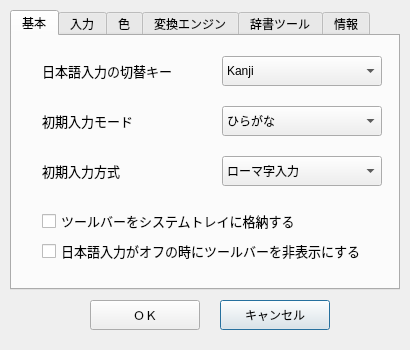
<ui version="4.0" >
 <class>PropertyDialog</class>
 <widget class="QDialog" name="PropertyDialog" >
  <property name="geometry" >
   <rect>
    <x>0</x>
    <y>0</y>
    <width>410</width>
    <height>350</height>
   </rect>
  </property>
  <property name="sizePolicy" >
   <sizepolicy>
    <hsizetype>0</hsizetype>
    <vsizetype>0</vsizetype>
    <horstretch>0</horstretch>
    <verstretch>0</verstretch>
   </sizepolicy>
  </property>
  <property name="minimumSize" >
   <size>
    <width>410</width>
    <height>350</height>
   </size>
  </property>
  <property name="windowTitle" >
   <string>Kimera Property</string>
  </property>
  <widget class="QPushButton" name="_cancelbtn" >
   <property name="geometry" >
    <rect>
     <x>220</x>
     <y>300</y>
     <width>110</width>
     <height>30</height>
    </rect>
   </property>
   <property name="font" >
    <font>
     <pointsize>9</pointsize>
    </font>
   </property>
   <property name="text" >
    <string>キャンセル</string>
   </property>
  </widget>
  <widget class="QPushButton" name="_okbtn" >
   <property name="geometry" >
    <rect>
     <x>90</x>
     <y>300</y>
     <width>110</width>
     <height>30</height>
    </rect>
   </property>
   <property name="font" >
    <font>
     <pointsize>9</pointsize>
    </font>
   </property>
   <property name="text" >
    <string>ＯＫ</string>
   </property>
   <property name="shortcut" >
    <string/>
   </property>
  </widget>
  <widget class="QTabWidget" name="_tabwdg" >
   <property name="geometry" >
    <rect>
     <x>10</x>
     <y>10</y>
     <width>390</width>
     <height>280</height>
    </rect>
   </property>
   <property name="font" >
    <font>
     <pointsize>9</pointsize>
    </font>
   </property>
   <property name="currentIndex" >
    <number>0</number>
   </property>
   <widget class="QWidget" name="_tab1" >
    <attribute name="title" >
     <string>基本</string>
    </attribute>
    <widget class="QComboBox" name="_cmbstartkey" >
     <property name="geometry" >
      <rect>
       <x>210</x>
       <y>20</y>
       <width>160</width>
       <height>30</height>
      </rect>
     </property>
     <item>
      <property name="text" >
       <string>Kanji</string>
      </property>
     </item>
     <item>
      <property name="text" >
       <string>Zenkaku_Hankaku</string>
      </property>
     </item>
     <item>
      <property name="text" >
       <string>Shift+Space</string>
      </property>
     </item>
     <item>
      <property name="text" >
       <string>Ctrl+Space</string>
      </property>
     </item>
     <item>
      <property name="text" >
       <string>Ctrl+\</string>
      </property>
     </item>
    </widget>
    <widget class="QLabel" name="_lblstartkey" >
     <property name="geometry" >
      <rect>
       <x>30</x>
       <y>20</y>
       <width>170</width>
       <height>30</height>
      </rect>
     </property>
     <property name="font" >
      <font>
       <pointsize>10</pointsize>
      </font>
     </property>
     <property name="frameShape" >
      <enum>QFrame::NoFrame</enum>
     </property>
     <property name="frameShadow" >
      <enum>QFrame::Plain</enum>
     </property>
     <property name="text" >
      <string>日本語入力の切替キー</string>
     </property>
     <property name="wordWrap" >
      <bool>false</bool>
     </property>
    </widget>
    <widget class="QComboBox" name="_cmbinputmode" >
     <property name="geometry" >
      <rect>
       <x>210</x>
       <y>70</y>
       <width>160</width>
       <height>30</height>
      </rect>
     </property>
     <item>
      <property name="text" >
       <string>ひらがな</string>
      </property>
     </item>
     <item>
      <property name="text" >
       <string>カタカナ</string>
      </property>
     </item>
     <item>
      <property name="text" >
       <string>半角カナ</string>
      </property>
     </item>
     <item>
      <property name="text" >
       <string>全角英数</string>
      </property>
     </item>
    </widget>
    <widget class="QLabel" name="_lblinputmode" >
     <property name="geometry" >
      <rect>
       <x>30</x>
       <y>70</y>
       <width>170</width>
       <height>30</height>
      </rect>
     </property>
     <property name="font" >
      <font>
       <pointsize>10</pointsize>
      </font>
     </property>
     <property name="frameShape" >
      <enum>QFrame::NoFrame</enum>
     </property>
     <property name="frameShadow" >
      <enum>QFrame::Plain</enum>
     </property>
     <property name="text" >
      <string>初期入力モード</string>
     </property>
     <property name="wordWrap" >
      <bool>false</bool>
     </property>
    </widget>
    <widget class="QComboBox" name="_cmbinputstyle" >
     <property name="geometry" >
      <rect>
       <x>210</x>
       <y>120</y>
       <width>160</width>
       <height>30</height>
      </rect>
     </property>
     <item>
      <property name="text" >
       <string>ローマ字入力</string>
      </property>
     </item>
     <item>
      <property name="text" >
       <string>かな入力</string>
      </property>
     </item>
    </widget>
    <widget class="QLabel" name="_lblinputstyle" >
     <property name="geometry" >
      <rect>
       <x>30</x>
       <y>120</y>
       <width>170</width>
       <height>30</height>
      </rect>
     </property>
     <property name="font" >
      <font>
       <pointsize>10</pointsize>
      </font>
     </property>
     <property name="text" >
      <string>初期入力方式</string>
     </property>
     <property name="wordWrap" >
      <bool>false</bool>
     </property>
    </widget>
    <widget class="QCheckBox" name="_chktrayicon" >
     <property name="geometry" >
      <rect>
       <x>30</x>
       <y>170</y>
       <width>340</width>
       <height>30</height>
      </rect>
     </property>
     <property name="font" >
      <font>
       <pointsize>10</pointsize>
      </font>
     </property>
     <property name="text" >
      <string>ツールバーをシステムトレイに格納する</string>
     </property>
     <property name="shortcut" >
      <string/>
     </property>
    </widget>
    <widget class="QCheckBox" name="_chkdispbar" >
     <property name="geometry" >
      <rect>
       <x>30</x>
       <y>200</y>
       <width>340</width>
       <height>30</height>
      </rect>
     </property>
     <property name="font" >
      <font>
       <pointsize>10</pointsize>
      </font>
     </property>
     <property name="text" >
      <string>日本語入力がオフの時にツールバーを非表示にする</string>
     </property>
     <property name="shortcut" >
      <string/>
     </property>
    </widget>
   </widget>
   <widget class="QWidget" name="_tab2" >
    <attribute name="title" >
     <string>入力</string>
    </attribute>
    <widget class="QComboBox" name="_cmbsymbol" >
     <property name="geometry" >
      <rect>
       <x>290</x>
       <y>110</y>
       <width>70</width>
       <height>30</height>
      </rect>
     </property>
     <property name="font" >
      <font>
       <pointsize>12</pointsize>
      </font>
     </property>
     <item>
      <property name="text" >
       <string>・</string>
      </property>
     </item>
     <item>
      <property name="text" >
       <string>／</string>
      </property>
     </item>
    </widget>
    <widget class="QComboBox" name="_cmbbracket" >
     <property name="geometry" >
      <rect>
       <x>290</x>
       <y>150</y>
       <width>70</width>
       <height>30</height>
      </rect>
     </property>
     <property name="font" >
      <font>
       <pointsize>12</pointsize>
      </font>
     </property>
     <item>
      <property name="text" >
       <string>「」</string>
      </property>
     </item>
     <item>
      <property name="text" >
       <string>［］</string>
      </property>
     </item>
    </widget>
    <widget class="QComboBox" name="_cmbkuten" >
     <property name="geometry" >
      <rect>
       <x>90</x>
       <y>150</y>
       <width>70</width>
       <height>30</height>
      </rect>
     </property>
     <property name="font" >
      <font>
       <pointsize>12</pointsize>
      </font>
     </property>
     <item>
      <property name="text" >
       <string>。</string>
      </property>
     </item>
     <item>
      <property name="text" >
       <string>．</string>
      </property>
     </item>
    </widget>
    <widget class="QComboBox" name="_cmbtouten" >
     <property name="geometry" >
      <rect>
       <x>90</x>
       <y>110</y>
       <width>70</width>
       <height>30</height>
      </rect>
     </property>
     <property name="font" >
      <font>
       <pointsize>12</pointsize>
      </font>
     </property>
     <item>
      <property name="text" >
       <string>、</string>
      </property>
     </item>
     <item>
      <property name="text" >
       <string>，</string>
      </property>
     </item>
    </widget>
    <widget class="QPushButton" name="_btnkeyassign" >
     <property name="geometry" >
      <rect>
       <x>220</x>
       <y>200</y>
       <width>140</width>
       <height>30</height>
      </rect>
     </property>
     <property name="text" >
      <string>キー設定を変更...</string>
     </property>
    </widget>
    <widget class="QComboBox" name="_cmbtenkey" >
     <property name="geometry" >
      <rect>
       <x>220</x>
       <y>60</y>
       <width>140</width>
       <height>30</height>
      </rect>
     </property>
     <item>
      <property name="text" >
       <string>入力モードに従う</string>
      </property>
     </item>
     <item>
      <property name="text" >
       <string>半角</string>
      </property>
     </item>
     <item>
      <property name="text" >
       <string>全角</string>
      </property>
     </item>
    </widget>
    <widget class="QLabel" name="_lbltenkey" >
     <property name="geometry" >
      <rect>
       <x>30</x>
       <y>60</y>
       <width>150</width>
       <height>30</height>
      </rect>
     </property>
     <property name="font" >
      <font>
       <pointsize>10</pointsize>
      </font>
     </property>
     <property name="frameShape" >
      <enum>QFrame::NoFrame</enum>
     </property>
     <property name="frameShadow" >
      <enum>QFrame::Plain</enum>
     </property>
     <property name="text" >
      <string>テンキーからの入力</string>
     </property>
     <property name="wordWrap" >
      <bool>false</bool>
     </property>
    </widget>
    <widget class="QLabel" name="_lblspacekey" >
     <property name="geometry" >
      <rect>
       <x>30</x>
       <y>20</y>
       <width>150</width>
       <height>30</height>
      </rect>
     </property>
     <property name="font" >
      <font>
       <pointsize>10</pointsize>
      </font>
     </property>
     <property name="frameShape" >
      <enum>QFrame::NoFrame</enum>
     </property>
     <property name="frameShadow" >
      <enum>QFrame::Plain</enum>
     </property>
     <property name="text" >
      <string>スペースの入力</string>
     </property>
     <property name="wordWrap" >
      <bool>false</bool>
     </property>
    </widget>
    <widget class="QLabel" name="_lblkuten" >
     <property name="geometry" >
      <rect>
       <x>20</x>
       <y>150</y>
       <width>50</width>
       <height>30</height>
      </rect>
     </property>
     <property name="font" >
      <font>
       <pointsize>10</pointsize>
      </font>
     </property>
     <property name="text" >
      <string>句点</string>
     </property>
     <property name="wordWrap" >
      <bool>false</bool>
     </property>
    </widget>
    <widget class="QLabel" name="_lblsymbol" >
     <property name="geometry" >
      <rect>
       <x>220</x>
       <y>110</y>
       <width>50</width>
       <height>30</height>
      </rect>
     </property>
     <property name="font" >
      <font>
       <pointsize>10</pointsize>
      </font>
     </property>
     <property name="text" >
      <string>記号</string>
     </property>
     <property name="wordWrap" >
      <bool>false</bool>
     </property>
    </widget>
    <widget class="QLabel" name="_lblbracket" >
     <property name="geometry" >
      <rect>
       <x>220</x>
       <y>150</y>
       <width>50</width>
       <height>30</height>
      </rect>
     </property>
     <property name="font" >
      <font>
       <pointsize>10</pointsize>
      </font>
     </property>
     <property name="text" >
      <string>括弧</string>
     </property>
     <property name="wordWrap" >
      <bool>false</bool>
     </property>
    </widget>
    <widget class="QComboBox" name="_cmbspacekey" >
     <property name="geometry" >
      <rect>
       <x>220</x>
       <y>20</y>
       <width>140</width>
       <height>30</height>
      </rect>
     </property>
     <item>
      <property name="text" >
       <string>入力モードに従う</string>
      </property>
     </item>
     <item>
      <property name="text" >
       <string>半角</string>
      </property>
     </item>
     <item>
      <property name="text" >
       <string>全角</string>
      </property>
     </item>
    </widget>
    <widget class="QLabel" name="_lbltouten" >
     <property name="geometry" >
      <rect>
       <x>20</x>
       <y>110</y>
       <width>50</width>
       <height>30</height>
      </rect>
     </property>
     <property name="font" >
      <font>
       <pointsize>10</pointsize>
      </font>
     </property>
     <property name="text" >
      <string>読点</string>
     </property>
     <property name="wordWrap" >
      <bool>false</bool>
     </property>
    </widget>
   </widget>
   <widget class="QWidget" name="_tab4" >
    <attribute name="title" >
     <string>色</string>
    </attribute>
    <widget class="QComboBox" name="_cmbloadcolor" >
     <property name="geometry" >
      <rect>
       <x>210</x>
       <y>30</y>
       <width>140</width>
       <height>30</height>
      </rect>
     </property>
     <property name="font" >
      <font>
       <pointsize>9</pointsize>
      </font>
     </property>
    </widget>
    <widget class="QTableWidget" name="_colorsetting" >
     <property name="geometry" >
      <rect>
       <x>10</x>
       <y>90</y>
       <width>370</width>
       <height>130</height>
      </rect>
     </property>
     <property name="font" >
      <font>
       <pointsize>10</pointsize>
      </font>
     </property>
     <property name="lineWidth" >
      <number>2</number>
     </property>
     <property name="verticalScrollBarPolicy" >
      <enum>Qt::ScrollBarAlwaysOff</enum>
     </property>
     <property name="horizontalScrollBarPolicy" >
      <enum>Qt::ScrollBarAlwaysOff</enum>
     </property>
     <property name="dragDropOverwriteMode" >
      <bool>false</bool>
     </property>
     <property name="rowCount" >
      <number>4</number>
     </property>
     <property name="columnCount" >
      <number>3</number>
     </property>
     <row/>
     <row/>
     <row/>
     <row/>
     <column/>
     <column/>
     <column/>
    </widget>
    <widget class="QLabel" name="_lblsetting" >
     <property name="geometry" >
      <rect>
       <x>20</x>
       <y>30</y>
       <width>180</width>
       <height>30</height>
      </rect>
     </property>
     <property name="font" >
      <font>
       <family>Dingbats</family>
       <pointsize>10</pointsize>
      </font>
     </property>
     <property name="text" >
      <string>文字／背景色設定の読み込み</string>
     </property>
     <property name="wordWrap" >
      <bool>false</bool>
     </property>
    </widget>
   </widget>
   <widget class="QWidget" name="_tab3" >
    <attribute name="title" >
     <string>変換エンジン</string>
    </attribute>
    <widget class="QComboBox" name="_cmbkanjieng" >
     <property name="geometry" >
      <rect>
       <x>220</x>
       <y>13</y>
       <width>140</width>
       <height>30</height>
      </rect>
     </property>
    </widget>
    <widget class="QLabel" name="_lblkanjisys" >
     <property name="geometry" >
      <rect>
       <x>30</x>
       <y>13</y>
       <width>160</width>
       <height>30</height>
      </rect>
     </property>
     <property name="font" >
      <font>
       <pointsize>10</pointsize>
      </font>
     </property>
     <property name="text" >
      <string>かな漢字変換エンジン</string>
     </property>
     <property name="wordWrap" >
      <bool>false</bool>
     </property>
    </widget>
    <widget class="QGroupBox" name="_grppredict" >
     <property name="geometry" >
      <rect>
       <x>10</x>
       <y>151</y>
       <width>370</width>
       <height>90</height>
      </rect>
     </property>
     <property name="title" >
      <string>入力予測機能を有効にする</string>
     </property>
     <property name="checkable" >
      <bool>true</bool>
     </property>
     <widget class="QLabel" name="_lblpredict" >
      <property name="geometry" >
       <rect>
        <x>25</x>
        <y>26</y>
        <width>160</width>
        <height>30</height>
       </rect>
      </property>
      <property name="font" >
       <font>
        <pointsize>10</pointsize>
       </font>
      </property>
      <property name="text" >
       <string>入力予測エンジン</string>
      </property>
      <property name="wordWrap" >
       <bool>false</bool>
      </property>
     </widget>
     <widget class="QComboBox" name="_cmbpredict" >
      <property name="geometry" >
       <rect>
        <x>210</x>
        <y>26</y>
        <width>140</width>
        <height>30</height>
       </rect>
      </property>
      <property name="font" >
       <font>
        <pointsize>9</pointsize>
       </font>
      </property>
     </widget>
     <widget class="QLabel" name="_lblpredictmemo" >
      <property name="enabled" >
       <bool>false</bool>
      </property>
      <property name="geometry" >
       <rect>
        <x>26</x>
        <y>66</y>
        <width>330</width>
        <height>20</height>
       </rect>
      </property>
      <property name="font" >
       <font>
        <pointsize>9</pointsize>
       </font>
      </property>
      <property name="text" >
       <string>＊ 予測された変換候補は Shift+Enter キーで確定します。</string>
      </property>
      <property name="alignment" >
       <set>Qt::AlignTop</set>
      </property>
      <property name="wordWrap" >
       <bool>false</bool>
      </property>
     </widget>
    </widget>
    <widget class="QGroupBox" name="_grpremote" >
     <property name="geometry" >
      <rect>
       <x>10</x>
       <y>53</y>
       <width>370</width>
       <height>90</height>
      </rect>
     </property>
     <property name="title" >
      <string>リモートのかな漢字変換エンジンを使う</string>
     </property>
     <property name="checkable" >
      <bool>true</bool>
     </property>
     <property name="checked" >
      <bool>true</bool>
     </property>
     <widget class="QLineEdit" name="_edtport" >
      <property name="geometry" >
       <rect>
        <x>170</x>
        <y>57</y>
        <width>180</width>
        <height>24</height>
       </rect>
      </property>
      <property name="font" >
       <font>
        <pointsize>9</pointsize>
       </font>
      </property>
     </widget>
     <widget class="QLabel" name="_lblport" >
      <property name="geometry" >
       <rect>
        <x>34</x>
        <y>57</y>
        <width>100</width>
        <height>20</height>
       </rect>
      </property>
      <property name="font" >
       <font>
        <pointsize>10</pointsize>
       </font>
      </property>
      <property name="text" >
       <string>ポート番号</string>
      </property>
      <property name="wordWrap" >
       <bool>false</bool>
      </property>
     </widget>
     <widget class="QLabel" name="_lblsvrname" >
      <property name="geometry" >
       <rect>
        <x>34</x>
        <y>26</y>
        <width>100</width>
        <height>20</height>
       </rect>
      </property>
      <property name="font" >
       <font>
        <pointsize>10</pointsize>
       </font>
      </property>
      <property name="text" >
       <string>サーバ</string>
      </property>
      <property name="wordWrap" >
       <bool>false</bool>
      </property>
     </widget>
     <widget class="QLineEdit" name="_edtsvrname" >
      <property name="geometry" >
       <rect>
        <x>170</x>
        <y>26</y>
        <width>180</width>
        <height>24</height>
       </rect>
      </property>
      <property name="font" >
       <font>
        <pointsize>9</pointsize>
       </font>
      </property>
     </widget>
    </widget>
   </widget>
   <widget class="QWidget" name="TabPage" >
    <attribute name="title" >
     <string>辞書ツール</string>
    </attribute>
    <widget class="QGroupBox" name="_grpcmd" >
     <property name="geometry" >
      <rect>
       <x>10</x>
       <y>30</y>
       <width>370</width>
       <height>140</height>
      </rect>
     </property>
     <property name="font" >
      <font>
       <pointsize>10</pointsize>
      </font>
     </property>
     <property name="title" >
      <string>辞書ツールのコマンド</string>
     </property>
     <widget class="QPushButton" name="_cmdselectbtn" >
      <property name="geometry" >
       <rect>
        <x>260</x>
        <y>80</y>
        <width>90</width>
        <height>30</height>
       </rect>
      </property>
      <property name="text" >
       <string>参照...</string>
      </property>
      <property name="shortcut" >
       <string/>
      </property>
     </widget>
     <widget class="QComboBox" name="_cmbcmd" >
      <property name="geometry" >
       <rect>
        <x>10</x>
        <y>40</y>
        <width>350</width>
        <height>24</height>
       </rect>
      </property>
      <property name="editable" >
       <bool>true</bool>
      </property>
      <item>
       <property name="text" >
        <string>kasumi</string>
       </property>
      </item>
      <item>
       <property name="text" >
        <string>sumika</string>
       </property>
      </item>
      <item>
       <property name="text" >
        <string>kannadic</string>
       </property>
      </item>
     </widget>
    </widget>
   </widget>
   <widget class="QWidget" name="_tab5" >
    <attribute name="title" >
     <string>情報</string>
    </attribute>
    <widget class="QLabel" name="_lblaboutkimera" >
     <property name="geometry" >
      <rect>
       <x>20</x>
       <y>20</y>
       <width>350</width>
       <height>220</height>
      </rect>
     </property>
     <property name="text" >
      <string/>
     </property>
     <property name="alignment" >
      <set>Qt::AlignTop</set>
     </property>
     <property name="wordWrap" >
      <bool>true</bool>
     </property>
    </widget>
   </widget>
  </widget>
 </widget>
 <layoutdefault spacing="6" margin="11" />
 <pixmapfunction>qPixmapFromMimeSource</pixmapfunction>
 <resources/>
 <connections/>
</ui>
